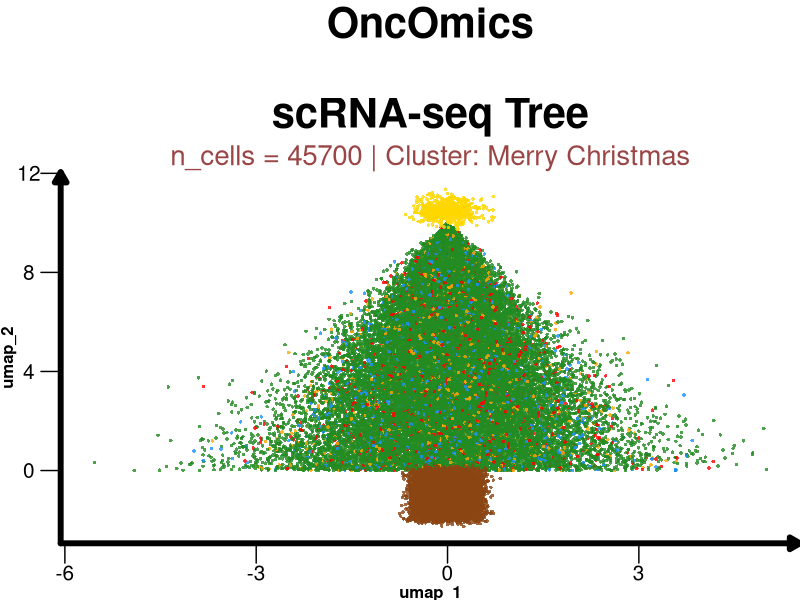
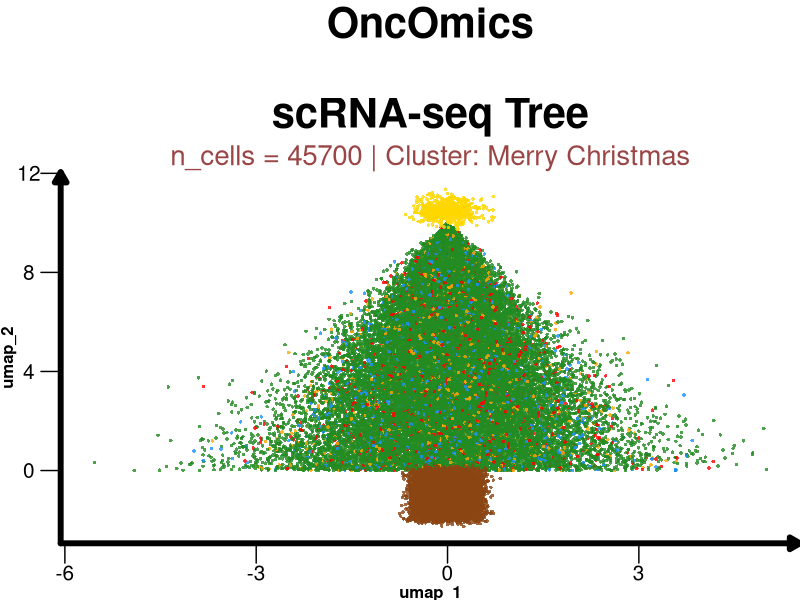

Reproduce these figures in R, in order.
library(ggplot2)
library(dplyr)
library(tibble)
set.seed(1225) # Seed for reproducibility (Christmas date!)
n_points_tree <- 40000
n_points_trunk <- 5000 

# Function to generate the foliage (Cone shape distribution)
### We generate points where the spread of X depends on the height of Y
generate_foliage <- function(n) {
  ### Y values: height of the tree (0 to 10)
  y <- runif(n, min = 0, max = 10)
  ### X values: wider at bottom, narrow at top (Cone shape)
  ### Width decreases as Y increases. We add Gaussian noise (rnorm) to make it look organic (like cells)
  width_factor <- (10 - y) / 10 
  x <- rnorm(n, mean = 0, sd = width_factor * 1.5)
  return(tibble(UMAP_1 = x, UMAP_2 = y, type = "Foliage"))
}

# --- Create Foliage ---
tree_data <- generate_foliage(n_points_tree)

# --- Create Trunk (Rectangular cluster) ---
trunk_data <- tibble(
  UMAP_1 = runif(n_points_trunk, min = -0.5, max = 0.5) + rnorm(n_points_trunk, 0, 0.1),
  UMAP_2 = runif(n_points_trunk, min = -2, max = 0) + rnorm(n_points_trunk, 0, 0.1),
  type = "Trunk"
)

# --- Create Star (Dense cluster at the top) ---
star_data <- tibble(
  UMAP_1 = rnorm(700, mean = 0, sd = 0.25),
  UMAP_2 = rnorm(700, mean = 10.5, sd = 0.25),
  type = "Star"
)

# Add "Ornaments" 
# We randomly select points from the foliage and change their identity
tree_data <- tree_data %>%
  mutate(type = case_when(
    type == "Foliage" & runif(n()) > 0.87 ~ sample(c("Red Ball", "Gold Ball", "Blue Ball"), n(), replace = TRUE),
    TRUE ~ type
  ))

# Combine all datasets
final_data <- bind_rows(tree_data, trunk_data, star_data)

# Define custom colors to match the Christmas theme
cluster_colors <- c(
  "Foliage"   = "#228B22",   # Forest Green
  "Trunk"     = "#8B4513",   # Saddle Brown
  "Star"      = "#FFD700",   # Gold
  "Red Ball"  = "#FF0000",   # Red
  "Gold Ball" = "#FFA500",   # Orange/Gold
  "Blue Ball" = "#1E90FF"    # Dodger Blue
)

# Plot using ggplot2
p <- ggplot(final_data, aes(x = UMAP_1, y = UMAP_2, color = type)) +
  # Use small point size and slight transparency for that "single-cell" look
  geom_point(size = 1.2, alpha = 0.8, stroke = 0) + 
  scale_color_manual(values = cluster_colors) +
 theme_void() + 
  theme(
    plot.background = element_rect(fill = "white", color = NA), 
    legend.position = "none", 
    plot.title = element_text(color = "black", hjust = 0.5, size = 30, face = "bold"),
    plot.subtitle = element_text(color = "#9b4646", hjust = 0.5, size = 20),
    axis.title = element_text(color = "black", size = 12, face = "bold"),
    axis.text = element_text(color = "black", size = 15),        # Sets the number size
    axis.ticks = element_line(color = "black", linewidth = 0.5), # Sets the tick mark thickness
    axis.ticks.length = unit(0.5, "cm"),                         # Sets how long the ticks are
    # Axis Lines
    axis.line = element_line(
      color = "black", 
      linewidth = 2, 
      arrow = arrow(length = unit(0.3, "cm"), type = "closed")
    ),
    axis.title.y = element_text(angle = 90, vjust = 1)
  
  ) +
  labs(
    title = "OncOmics\n\nscRNA-seq Tree",
    subtitle = "n_cells = 45700 | Cluster: Merry Christmas",
    x = "umap_1",
    y = "umap_2")

# plot
plot(p)

# or save it
ggsave(
  plot = p, 
  filename = "tree.png",
  width = 9, 
  height = 10, dpi = 300
)
